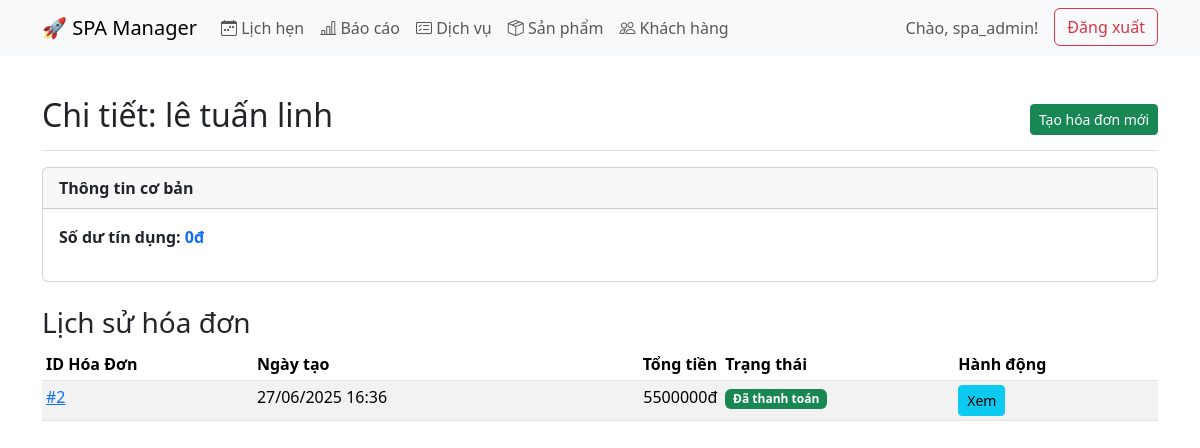
/customers/2/ (signed in), run on the app's committed database.
### sales/models.py (models this page shows, shortened)
class Customer(models.Model):
    profile_code = models.CharField(max_length=50, unique=True, blank=True, null=True, help_text="Mã hồ sơ hoặc mã khách hàng thân thiết")
    full_name = models.CharField(max_length=100)
    phone_number = models.CharField(max_length=15, unique=True)
    email = models.EmailField(blank=True, null=True)
    credit_balance = models.DecimalField(max_digits=12, decimal_places=2, default=0, help_text="Số dư tín dụng/tiền tích điểm của khách")
    created_at = models.DateTimeField(default=timezone.now)

class Invoice(models.Model):
    STATUS_CHOICES = [('unpaid', 'Chưa thanh toán'), ('paid', 'Đã thanh toán'), ('cancelled', 'Đã hủy'),]
    customer = models.ForeignKey(Customer, on_delete=models.PROTECT, related_name='invoices')
    staff = models.ForeignKey(User, on_delete=models.SET_NULL, null=True, blank=True, related_name='invoices_created')
    voucher_applied = models.ForeignKey(Voucher, on_delete=models.SET_NULL, null=True, blank=True)
    sub_total = models.DecimalField(max_digits=12, decimal_places=2, default=0, help_text="Tổng tiền trước giảm giá")
    discount_amount = models.DecimalField(max_digits=12, decimal_places=2, default=0)
    final_amount = models.DecimalField(max_digits=12, decimal_places=2, default=0, help_text="Tổng tiền sau giảm giá")
    paid_amount = models.DecimalField(max_digits=12, decimal_places=2, default=0)
    status = models.CharField(max_length=50, choices=STATUS_CHOICES, default='unpaid')
    created_at = models.DateTimeField(default=timezone.now)

### sales/views.py (the view)
# urls.py: path('customers/<int:customer_id>/', views.customer_detail_view, name='customer_detail'),
@login_required
def customer_detail_view(request, customer_id):
    customer = get_object_or_404(Customer, id=customer_id)
    usage_history = PackageUsageHistory.objects.filter(customer=customer).order_by('-used_at')
    context = {
        'page_title': f'Chi tiết: {customer.full_name}',
        'customer': customer,
        'usage_history': usage_history
    }
    return render(request, 'sales/customer_detail.html', context)

### sales/templates/sales/customer_detail.html (shortened to what this page needs)
{% extends 'sales/base.html' %}
{% load humanize %}
{% block content %}
<div class="d-flex justify-content-between flex-wrap flex-md-nowrap align-items-center pt-3 pb-2 mb-3 border-bottom">
    <h1 class="h2">{{ page_title }}</h1>
    <div>
        <a href="{% url 'create_invoice' %}" class="btn btn-sm btn-success">Tạo hóa đơn mới</a>
    </div>
</div>
<div class="card mb-4">
    <div class="card-header fw-bold">Thông tin cơ bản</div>
    <div class="card-body">
        <p><strong>Số dư tín dụng:</strong> <span class="fw-bold text-primary">{{ customer.credit_balance|floatformat:0|intcomma }}đ</span></p>
        </div>
</div>
<h3 class="mt-4">Lịch sử hóa đơn</h3>
<div class="table-responsive">
    <table class="table table-striped table-sm">
        <thead>
            <tr>
                <th>ID Hóa Đơn</th>
                <th>Ngày tạo</th>
                <th class="text-end">Tổng tiền</th>
                <th>Trạng thái</th>
                <th>Hành động</th>
            </tr>
        </thead>
        <tbody>
            {% for invoice in customer.invoices.all %}
            <tr>
                <td><a href="{% url 'invoice_detail' invoice.id %}">#{{ invoice.id }}</a></td>
                <td>{{ invoice.created_at|date:"d/m/Y H:i" }}</td>
                <td class="text-end">{{ invoice.final_amount|floatformat:0|intcomma }}đ</td>
                <td>
                    {% if invoice.status == 'paid' %}<span class="badge bg-success">Đã thanh toán</span>
                    {% else %}<span class="badge bg-warning text-dark">Chưa thanh toán</span>{% endif %}
                </td>
                <td>
                    {% if invoice.status == 'unpaid' %}
                        <a href="{% url 'record_payment' invoice.id %}" class="btn btn-sm btn-success">Thanh toán</a>
                    {% else %}
                        <a href="{% url 'invoice_detail' invoice.id %}" class="btn btn-sm btn-info">Xem</a>
                    {% endif %}
                </td>
            </tr>
            {% empty %}
            <tr><td colspan="5" class="text-center">Khách hàng chưa có hóa đơn nào.</td></tr>
            {% endfor %}
        </tbody>
    </table>
</div>
{% endblock %}

### sales/templates/sales/base.html (shortened to what this page needs)
{% load static %}
{% load humanize %}
<!doctype html>
<html lang="vi">
<head>
    <link href="https://cdn.jsdelivr.net/npm/bootstrap@5.3.3/dist/css/bootstrap.min.css" rel="stylesheet">
    <link rel="stylesheet" href="https://cdn.jsdelivr.net/npm/bootstrap-icons@1.11.3/font/bootstrap-icons.min.css">
</head>
<body>
    <nav class="navbar navbar-expand-lg bg-body-tertiary mb-4">
        <div class="container">
            <a class="navbar-brand" href="{% if user.is_authenticated %}{% url 'dashboard' %}{% else %}{% url 'login' %}{% endif %}">🚀 SPA Manager</a>
            <div class="collapse navbar-collapse" id="navbarNav">
                <ul class="navbar-nav me-auto mb-2 mb-lg-0">
                    {% if user.is_authenticated %}
                        <li class="nav-item">
                            <a class="nav-link" href="{% url 'calendar' %}"><i class="bi bi-calendar-week"></i> Lịch hẹn</a>
                        </li>
                        <li class="nav-item">
                            <a class="nav-link" href="{% url 'reports' %}"><i class="bi bi-bar-chart-line"></i> Báo cáo</a>
                        </li>
                        <li class="nav-item">
                            <a class="nav-link" href="{% url 'service_list' %}"><i class="bi bi-card-checklist"></i> Dịch vụ</a>
                        </li>
                         <li class="nav-item">
                            <a class="nav-link" href="{% url 'product_list' %}"><i class="bi bi-box-seam"></i> Sản phẩm</a>
                        </li>
                         <li class="nav-item">
                            <a class="nav-link" href="{% url 'customer_list' %}"><i class="bi bi-people"></i> Khách hàng</a>
                        </li>
                    {% endif %}
                </ul>
                <div class="navbar-nav ms-auto">
                    {% if user.is_authenticated %}
                        <span class="navbar-text me-3">
                            Chào, {{ user.username }}!
                        </span>
                        <form action="{% url 'logout' %}" method="post" class="d-inline">
                            <button type="submit" class="btn btn-outline-danger">Đăng xuất</button>
                        </form>
                    {% else %}
                         <a href="{% url 'login' %}" class="btn btn-primary">Đăng nhập</a>
                    {% endif %}
                </div>
            </div>
        </div>
    </nav>
    <main class="container">
        {% block content %}{% endblock %}
    </main>
</body>
</html>

### data on the page
Customer: credit_balance "0"
Invoice: id "2", created_at "27/06/2025 16:36", final_amount "5500000", status "Đã thanh toán"

### other printed values
{{ user.username }} "spa_admin"
{{ page_title }} "Chi tiết: lê tuấn linh"
